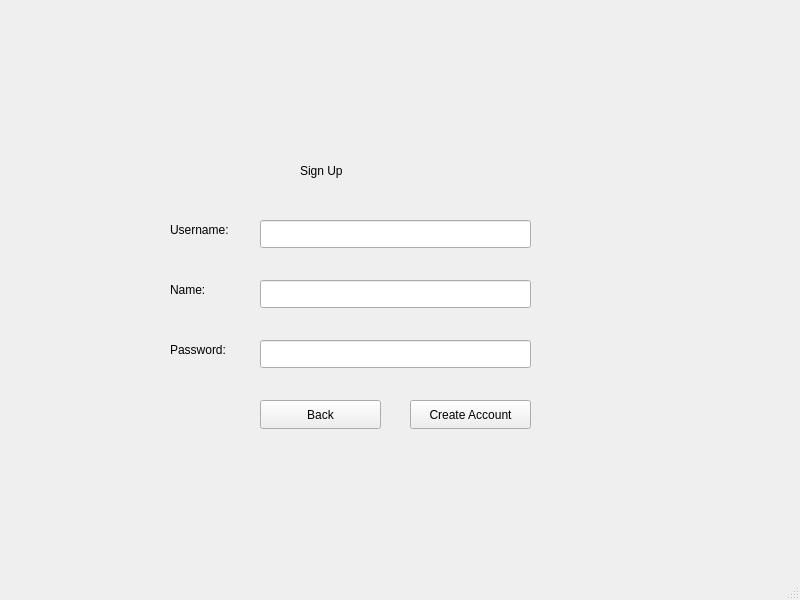
<?xml version="1.0" encoding="UTF-8"?>
<ui version="4.0">
 <class>Signup</class>
 <widget class="QMainWindow" name="Signup">
  <property name="geometry">
   <rect>
    <x>0</x>
    <y>0</y>
    <width>800</width>
    <height>600</height>
   </rect>
  </property>
  <property name="windowTitle">
   <string>MainWindow</string>
  </property>
  <widget class="QWidget" name="centralwidget">
   <widget class="QLineEdit" name="username">
    <property name="geometry">
     <rect>
      <x>260</x>
      <y>220</y>
      <width>271</width>
      <height>28</height>
     </rect>
    </property>
    <property name="text">
     <string/>
    </property>
   </widget>
   <widget class="QLabel" name="label_3">
    <property name="geometry">
     <rect>
      <x>300</x>
      <y>140</y>
      <width>181</width>
      <height>61</height>
     </rect>
    </property>
    <property name="styleSheet">
     <string notr="true">color: rgb(0, 0, 0);
font: 350 26pt &quot;Cascadia Code SemiLight&quot;;</string>
    </property>
    <property name="text">
     <string>Sign Up</string>
    </property>
   </widget>
   <widget class="QPushButton" name="createAccButton">
    <property name="geometry">
     <rect>
      <x>410</x>
      <y>400</y>
      <width>121</width>
      <height>29</height>
     </rect>
    </property>
    <property name="text">
     <string>Create Account</string>
    </property>
   </widget>
   <widget class="QPushButton" name="backButton">
    <property name="geometry">
     <rect>
      <x>260</x>
      <y>400</y>
      <width>121</width>
      <height>29</height>
     </rect>
    </property>
    <property name="text">
     <string>Back</string>
    </property>
   </widget>
   <widget class="QLabel" name="label">
    <property name="geometry">
     <rect>
      <x>170</x>
      <y>220</y>
      <width>81</width>
      <height>20</height>
     </rect>
    </property>
    <property name="text">
     <string>Username:</string>
    </property>
   </widget>
   <widget class="QLabel" name="label_2">
    <property name="geometry">
     <rect>
      <x>170</x>
      <y>340</y>
      <width>71</width>
      <height>20</height>
     </rect>
    </property>
    <property name="text">
     <string>Password:</string>
    </property>
   </widget>
   <widget class="QLineEdit" name="password">
    <property name="geometry">
     <rect>
      <x>260</x>
      <y>340</y>
      <width>271</width>
      <height>28</height>
     </rect>
    </property>
    <property name="text">
     <string/>
    </property>
   </widget>
   <widget class="QLabel" name="label_4">
    <property name="geometry">
     <rect>
      <x>170</x>
      <y>280</y>
      <width>81</width>
      <height>20</height>
     </rect>
    </property>
    <property name="text">
     <string>Name:</string>
    </property>
   </widget>
   <widget class="QLineEdit" name="name">
    <property name="geometry">
     <rect>
      <x>260</x>
      <y>280</y>
      <width>271</width>
      <height>28</height>
     </rect>
    </property>
    <property name="text">
     <string/>
    </property>
   </widget>
  </widget>
  <widget class="QMenuBar" name="menubar">
   <property name="geometry">
    <rect>
     <x>0</x>
     <y>0</y>
     <width>800</width>
     <height>25</height>
    </rect>
   </property>
  </widget>
  <widget class="QStatusBar" name="statusbar"/>
 </widget>
 <resources/>
 <connections/>
</ui>
